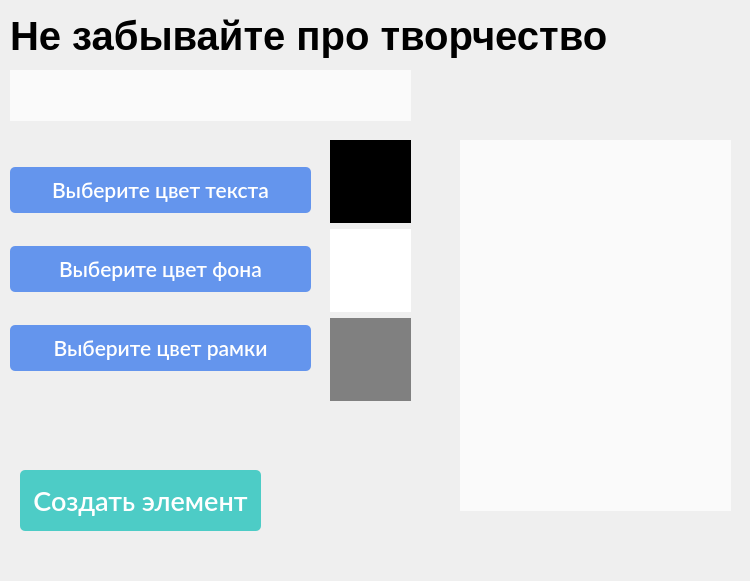
<?xml version="1.0" encoding="UTF-8"?>
<ui version="4.0">
 <class>Form</class>
 <widget class="QWidget" name="Form">
  <property name="geometry">
   <rect>
    <x>0</x>
    <y>0</y>
    <width>750</width>
    <height>581</height>
   </rect>
  </property>
  <property name="windowTitle">
   <string>Form</string>
  </property>
  <widget class="QLabel" name="title_label">
   <property name="geometry">
    <rect>
     <x>10</x>
     <y>10</y>
     <width>701</width>
     <height>51</height>
    </rect>
   </property>
   <property name="font">
    <font>
     <pointsize>30</pointsize>
     <bold>true</bold>
    </font>
   </property>
   <property name="text">
    <string>Не забывайте про творчество</string>
   </property>
  </widget>
  <widget class="QLineEdit" name="element_name_edit">
   <property name="geometry">
    <rect>
     <x>10</x>
     <y>70</y>
     <width>401</width>
     <height>51</height>
    </rect>
   </property>
   <property name="font">
    <font>
     <pointsize>14</pointsize>
    </font>
   </property>
   <property name="styleSheet">
    <string notr="true">
.QLineEdit {
  background-color: #fafafa;
  border:0;
  box-shadow:0 0 4px rgba(0,0,0,0.3);
  transition: .3s box-shadow;
}
.QLineEdit:hover {
  box-shadow:0 0 4px rgba(0,0,0,0.5);
}</string>
   </property>
  </widget>
  <widget class="QWidget" name="verticalLayoutWidget">
   <property name="geometry">
    <rect>
     <x>330</x>
     <y>140</y>
     <width>81</width>
     <height>261</height>
    </rect>
   </property>
   <layout class="QVBoxLayout" name="verticalLayout">
    <item>
     <widget class="QLabel" name="textcolor_label">
      <property name="styleSheet">
       <string notr="true">background-color: black
</string>
      </property>
      <property name="text">
       <string/>
      </property>
     </widget>
    </item>
    <item>
     <widget class="QLabel" name="backcolor_label">
      <property name="styleSheet">
       <string notr="true">background-color: white
</string>
      </property>
      <property name="text">
       <string/>
      </property>
     </widget>
    </item>
    <item>
     <widget class="QLabel" name="bordercolor_label">
      <property name="styleSheet">
       <string notr="true">background-color: grey
</string>
      </property>
      <property name="text">
       <string/>
      </property>
     </widget>
    </item>
   </layout>
  </widget>
  <widget class="QWidget" name="verticalLayoutWidget_2">
   <property name="geometry">
    <rect>
     <x>10</x>
     <y>140</y>
     <width>301</width>
     <height>261</height>
    </rect>
   </property>
   <layout class="QVBoxLayout" name="verticalLayout_2">
    <item>
     <widget class="QPushButton" name="textcolor_btn">
      <property name="font">
       <font>
        <family>Lato</family>
        <pointsize>16</pointsize>
        <bold>false</bold>
       </font>
      </property>
      <property name="cursor">
       <cursorShape>PointingHandCursor</cursorShape>
      </property>
      <property name="styleSheet">
       <string notr="true">color: #fff;
  border-radius: 5px;
  padding: 10px 25px;
  font-family: 'Lato', sans-serif;
  font-weight: 500;
  background-color: #6495ED;</string>
      </property>
      <property name="text">
       <string>Выберите цвет текста</string>
      </property>
     </widget>
    </item>
    <item>
     <widget class="QPushButton" name="backcolor_btn">
      <property name="font">
       <font>
        <family>Lato</family>
        <pointsize>16</pointsize>
        <bold>false</bold>
       </font>
      </property>
      <property name="cursor">
       <cursorShape>PointingHandCursor</cursorShape>
      </property>
      <property name="styleSheet">
       <string notr="true">color: #fff;
  border-radius: 5px;
  padding: 10px 25px;
  font-family: 'Lato', sans-serif;
  font-weight: 500;
  background-color: #6495ED;</string>
      </property>
      <property name="text">
       <string>Выберите цвет фона</string>
      </property>
     </widget>
    </item>
    <item>
     <widget class="QPushButton" name="bordercolor_btn">
      <property name="font">
       <font>
        <family>Lato</family>
        <pointsize>16</pointsize>
        <bold>false</bold>
       </font>
      </property>
      <property name="cursor">
       <cursorShape>PointingHandCursor</cursorShape>
      </property>
      <property name="styleSheet">
       <string notr="true">color: #fff;
  border-radius: 5px;
  padding: 10px 25px;
  font-family: 'Lato', sans-serif;
  font-weight: 500;
  background-color: #6495ED;</string>
      </property>
      <property name="text">
       <string>Выберите цвет рамки</string>
      </property>
     </widget>
    </item>
   </layout>
  </widget>
  <widget class="QPlainTextEdit" name="description_edit">
   <property name="geometry">
    <rect>
     <x>460</x>
     <y>140</y>
     <width>271</width>
     <height>371</height>
    </rect>
   </property>
   <property name="font">
    <font>
     <pointsize>12</pointsize>
    </font>
   </property>
   <property name="styleSheet">
    <string notr="true">
.QPlainTextEdit {
  background-color: #fafafa;
  border:0;
  box-shadow:0 0 4px rgba(0,0,0,0.3);
  transition: .3s box-shadow;
}
.QPlainTextEdit:hover {
  box-shadow:0 0 4px rgba(0,0,0,0.5);
}</string>
   </property>
  </widget>
  <widget class="QPushButton" name="ok_btn">
   <property name="geometry">
    <rect>
     <x>20</x>
     <y>470</y>
     <width>241</width>
     <height>61</height>
    </rect>
   </property>
   <property name="font">
    <font>
     <family>Lato</family>
     <pointsize>20</pointsize>
     <bold>false</bold>
    </font>
   </property>
   <property name="styleSheet">
    <string notr="true">color: #fff;
  border-radius: 5px;
  padding: 10px 25px;
  font-family: 'Lato', sans-serif;
  font-weight: 500;
  background-color: #4dccc6;
  background-image: linear-gradient(315deg, #4dccc6 0%, #96e4df 74%);
  line-height: 42px;
  padding: 0;</string>
   </property>
   <property name="text">
    <string>Создать элемент</string>
   </property>
  </widget>
 </widget>
 <resources/>
 <connections/>
</ui>
